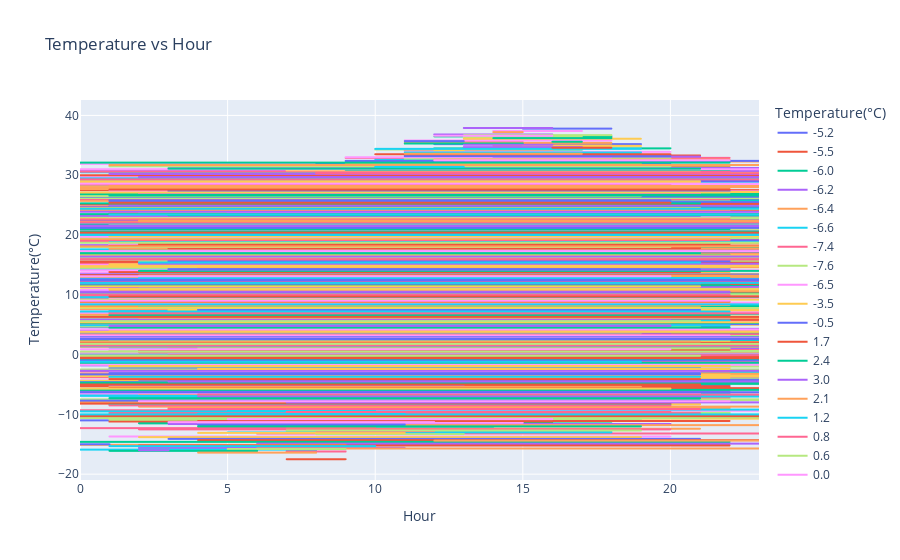

Notebook cell for this chart:
### Code cell
# Line chart for Temperature vs Hour
fig_temp = px.line(data, x='Hour', y='Temperature(°C)', title='Temperature vs Hour',color='Temperature(°C)')
fig_temp.show()
